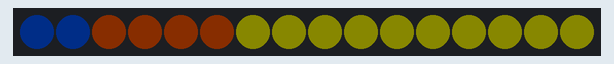
This sketch was run on a simulated Arduino Uno, built with avr-gcc and run on an emulated ATmega328P. Shown: 16 RGB LEDs in strip order, left to right. Dim RGB values are drawn brighter than linear; random numbers use the default seed unless the sketch sets one.

Above: at 7.22 s.
At 37.09 s:
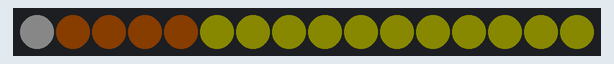

The sketch:

candle.ino
```cpp
#include <Adafruit_NeoPixel.h>

#define PIN 0
#define PIX 16
// Parameter 1 = number of pixels in candle
// Parameter 2 = pin number (most are valid)
// Parameter 3 = pixel type flags, add together as needed:
//   NEO_KHZ800  800 KHz bitstream (most NeoPixel products w/WS2812 LEDs)
//   NEO_KHZ400  400 KHz (classic 'v1' (not v2) FLORA pixels, WS2811 drivers)
//   NEO_GRB     Pixels are wired for GRB bitstream (most NeoPixel products)
//   NEO_RGB     Pixels are wired for RGB bitstream (v1 FLORA pixels, not v2)
Adafruit_NeoPixel candle = Adafruit_NeoPixel(PIX, PIN, NEO_GRB + NEO_KHZ800);

void setup() {
  candle.begin();
  candle.show(); // Initialize all pixels to 'off'
}

void loop() {
  // args are flicker position, brightness and, flicker time
  // ?? can we force this into a normal curve?
  neoFlame(random(100), random(60,200), random(150,300));
}

void neoFlame(uint8_t pos, uint8_t brite, uint8_t wait){

 // first px usually blue, sometimes white
 if (random(100) <75) {
   candle.setPixelColor(0, candle.Color(0,8,16));
 } else {
   candle.setPixelColor(0, candle.Color(16,16,16));
 }

 // second px usually blue, sometimes orange
 if (pos < 75 ) {
   candle.setPixelColor(1, candle.Color(0,8,16));
 } else {
   candle.setPixelColor(1, candle.Color(16,8,0));
 }

 // next three px are orange
 candle.setPixelColor(2, candle.Color(16,8,0));
 candle.setPixelColor(3, candle.Color(16,8,0));
 candle.setPixelColor(4, candle.Color(16,8,0));

 // border px usually orange, sometimes yellow
 if (pos < 75) {
  candle.setPixelColor(5, candle.Color(16,8,0));
 } else{
  candle.setPixelColor(5, candle.Color(16,16,0));
 }

 // last two px are yellow
 candle.setPixelColor(6, candle.Color(16,16,0));
 candle.setPixelColor(7, candle.Color(16,16,0));
 candle.setPixelColor(8, candle.Color(16,16,0));
 candle.setPixelColor(9, candle.Color(16,16,0));
 candle.setPixelColor(10, candle.Color(16,16,0));
 candle.setPixelColor(11, candle.Color(16,16,0));
 candle.setPixelColor(12, candle.Color(16,16,0));
 candle.setPixelColor(13, candle.Color(16,16,0));
 candle.setPixelColor(14, candle.Color(16,16,0));
 candle.setPixelColor(15, candle.Color(16,16,0));

 candle.setBrightness(brite);
 candle.show();
 delay(wait);
}
```
